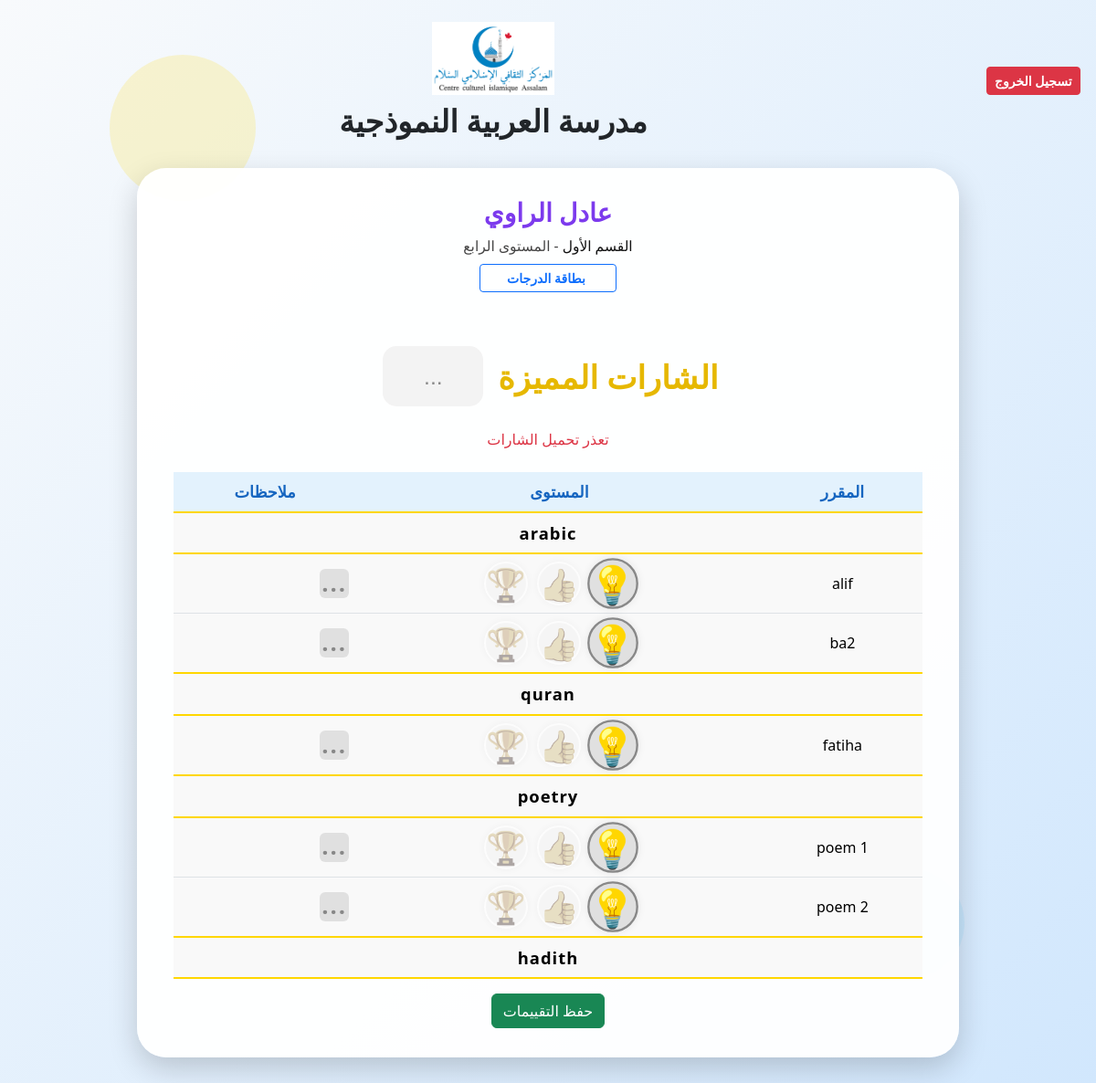
/student_abilities/20/5 (signed in), run on an earlier commit of the app's database.
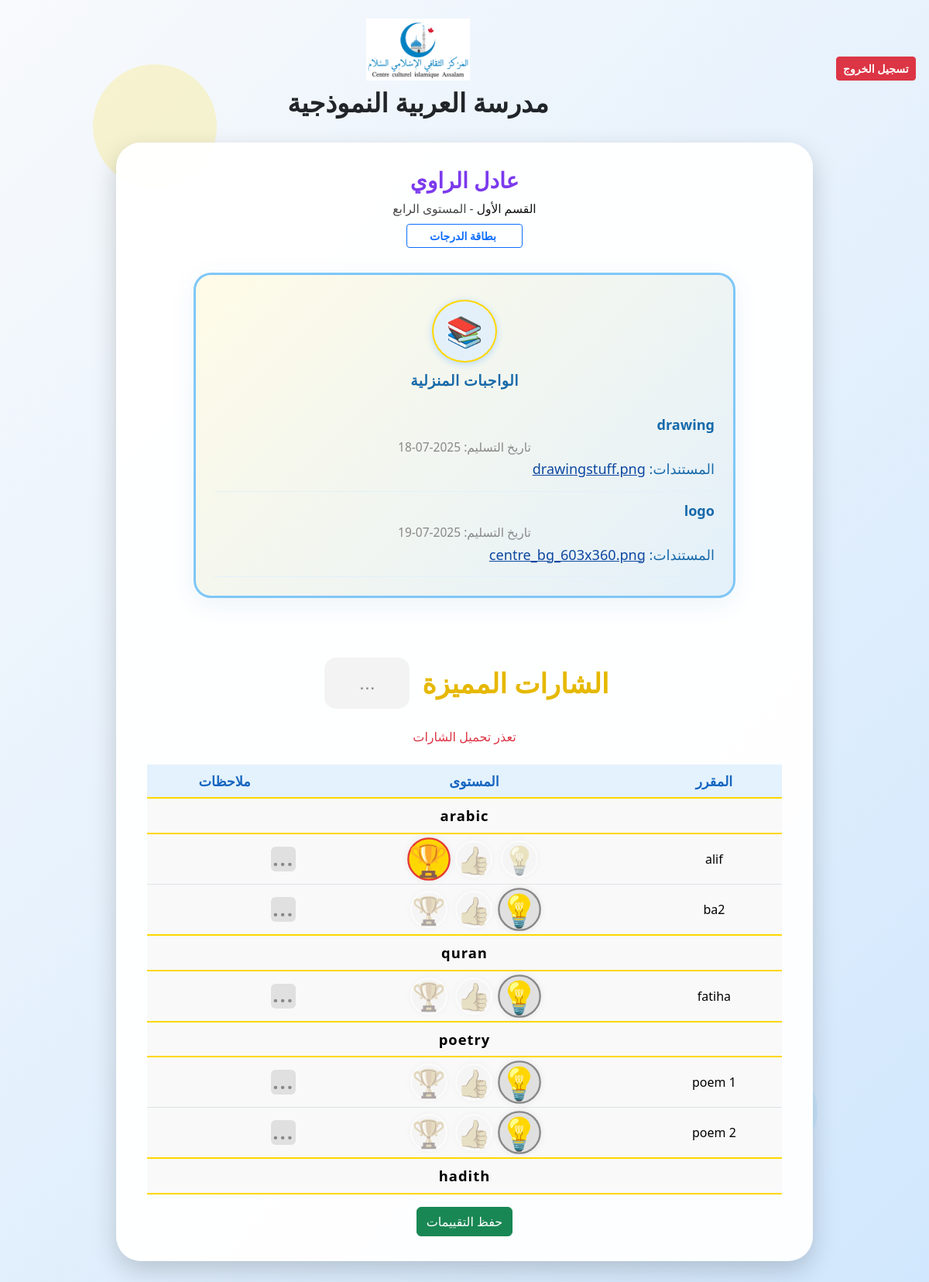
And on a later commit of the database.
### tables this page shows
CREATE TABLE students (
        id INTEGER PRIMARY KEY,
        name TEXT NOT NULL,
        class_id INTEGER,
        email TEXT,
        phone TEXT,
        notes TEXT,
        alerts TEXT
    , date_of_birth TEXT, secondary_email TEXT);

CREATE TABLE classes (
        id INTEGER PRIMARY KEY AUTOINCREMENT,
        name TEXT NOT NULL,
        teacher_id INTEGER,
        local_admin_id INTEGER NOT NULL,
        level_id INTEGER, backup_teacher_id INTEGER, dawra1_pub_start TEXT, dawra1_pub_end TEXT, dawra2_pub_start TEXT, dawra2_pub_end TEXT, dawra3_pub_start TEXT, dawra3_pub_end TEXT, year_pub_start TEXT, year_pub_end TEXT,
        FOREIGN KEY(teacher_id) REFERENCES teachers(id),
        FOREIGN KEY(local_admin_id) REFERENCES users(id),
        FOREIGN KEY(level_id) REFERENCES levels(id)
    );

CREATE TABLE levels (
        id INTEGER PRIMARY KEY AUTOINCREMENT,
        name TEXT NOT NULL,
        local_admin_id INTEGER NOT NULL,
        FOREIGN KEY(local_admin_id) REFERENCES users(id)
    );

CREATE TABLE curriculum_groups (
        id INTEGER PRIMARY KEY AUTOINCREMENT,
        name TEXT NOT NULL,
        local_admin_id INTEGER NOT NULL, level_id INTEGER,
        FOREIGN KEY(local_admin_id) REFERENCES users(id)
    );

CREATE TABLE curriculum_items (
        id INTEGER PRIMARY KEY AUTOINCREMENT,
        group_id INTEGER NOT NULL,
        name TEXT NOT NULL,
        FOREIGN KEY(group_id) REFERENCES curriculum_groups(id)
    );

CREATE TABLE homework (
        id INTEGER PRIMARY KEY AUTOINCREMENT,
        class_id INTEGER,
        due_date TEXT,
        description TEXT,
        files TEXT,
        created_at TIMESTAMP DEFAULT CURRENT_TIMESTAMP
    );

### main.py (the view, shortened to what this page needs)
@app.route('/student_abilities/<int:student_id>/<int:class_id>', methods=['GET', 'POST'])
def student_abilities(student_id, class_id):
    from flask import session, redirect, url_for
    if 'user_id' not in session:
        return redirect(url_for('login'))
    import sqlite3
    from flask import jsonify
    import os
    import json
    conn = sqlite3.connect('ArabicSchool.db', timeout=10, check_same_thread=False)
    c = conn.cursor()
    info_path = os.path.join(os.path.dirname(__file__), 'school_info.json')
    if os.path.exists(info_path):
        with open(info_path, encoding='utf-8') as f:
            school_info = json.load(f)
    else:
        school_info = {"name": "", "logo": "school_logo.png"}
    c.execute('SELECT name, level_id FROM classes WHERE id=?', (class_id,))
    row = c.fetchone()
    if not row or not row[0] or not row[1]:
        conn.close()
        error_message = 'لم يتم العثور على الصف أو المستوى المطلوب.'
        return render_template('student_abilities.html', school_info=school_info, error_message=error_message)
    class_name = row[0]
    level_id = row[1]
    c.execute('SELECT name FROM levels WHERE id=?', (level_id,))
    level_row = c.fetchone()
    class_level = level_row[0] if level_row else ''
    c.execute('''SELECT cg.id, cg.name FROM curriculum_groups cg WHERE cg.level_id=?''', (level_id,))
    groups = []
    for group_id, group_name in c.fetchall():
        c.execute('''SELECT ci.id, ci.name FROM curriculum_items ci WHERE ci.group_id=?''', (group_id,))
        items = [{'id': cid, 'name': name} for cid, name in c.fetchall()]
        groups.append({'group_name': group_name, 'items': items})
    c.execute('SELECT curriculum_item_id, level, comment, comment_updated_at, comment_user FROM student_grades WHERE student_id=?', (student_id,))
    rows = c.fetchall()
    scores = {row[0]: row[1] for row in rows}
    comments = {row[0]: row[2] or '' for row in rows}
    comment_meta = {row[0]: {'updated_at': row[3], 'user': row[4]} for row in rows}
    editable = session.get('role') in ('teacher', 'local_admin')
    level_badges = [
        { 'label': 'بحاجة لمتابعة', 'class': 'level-none', 'icon': '💡' },
        { 'label': 'متوسط', 'class': 'level-intermediate', 'icon': '👍' },
        { 'label': 'متميز', 'class': 'level-master', 'icon': '🏆' },
    ]
    c.execute('SELECT name FROM students WHERE id=?', (student_id,))
    row = c.fetchone()
    student_name = row[0] if row else ''
    from datetime import datetime
    today_str = datetime.now().strftime('%Y-%m-%d')
    conn2 = sqlite3.connect('ArabicSchool.db', timeout=10, check_same_thread=False)
    c2 = conn2.cursor()
    c2.execute('SELECT id, due_date, description, files FROM homework WHERE class_id=? AND due_date >= ? ORDER BY due_date ASC', (class_id, today_str))
    homework_rows = c2.fetchall()
    conn2.close()
    homeworks = []
    for row in homework_rows:
        files = []
        if row[3]:
            try:
                files = row[3].split(';')
            except Exception:
                files = []
        homeworks.append({
            'id': row[0],
            'due_date': row[1],
            'description': row[2],
            'files': files
        })
    return render_template('student_abilities.html', school_info=school_info, groups=groups, scores=scores, comments=comments, comment_meta=comment_meta, editable=editable, level_badges=level_badges, student_name=student_name, student_id=student_id, class_id=class_id, class_name=class_name, class_level=class_level, homeworks=homeworks)

### templates/student_abilities.html (shortened to what this page needs)
<!DOCTYPE html>
<html lang="ar" dir="rtl">
<head>
    <link href="https://cdn.jsdelivr.net/npm/bootstrap@5.3.3/dist/css/bootstrap.min.css" rel="stylesheet">
</head>
<body>
    {% if error_message %}
    <div class="alert alert-danger text-center mt-5" role="alert" style="font-size:1.3rem;">
        {{ error_message }}
    </div>
    {% else %}
    <div class="d-flex justify-content-between align-items-center mb-4" style="padding-top: 24px;">
        <div class="text-start" style="min-width:120px;">
            <a href="/logout" class="btn btn-danger btn-sm" style="font-weight:bold; min-width:100px;">تسجيل الخروج</a>
        </div>
        <div class="text-center w-100">
            <img src="/static/{{ school_info.logo }}" alt="شعار المدرسة" style="max-height: 80px; margin-bottom: 8px;">
            <h1 style="font-size:2.1rem; font-weight:bold; margin-bottom:0;">{{ school_info.name }}</h1>
        </div>
    </div>
    <div class="bg-shape bg-shape1"></div>
    {% endif %}
    <div class="student-card">
        <h3 class="mb-2 text-center" style="color:#1769aa; font-weight:700;">
                     {% if student_name %}
            <span style="font-family:inherit; font-size:inherit; font-weight:inherit; color:#7c3aed;">{{ student_name }}</span>
            {% endif %}
        </h3>
        {% if class_name or class_level %}
        <div class="text-center" style="font-size:1.02rem; color:#222; font-weight:500; margin-bottom:1.2rem; display: flex; flex-direction: column; align-items: center; gap: 0.5rem;">
            <span style="font-size:0.97rem; color:#111; font-weight:400;">
              القسم
                {% if class_name %}{{ class_name }}{% endif %}
                {% if class_level %} <span style="color:#444;">-  المستوى
                  {{ class_level }}</span>{% endif %}
            </span>
            <a href="/score_card/{{ student_id }}" target="_blank" class="btn btn-outline-primary btn-sm" style="min-width: 150px; font-weight:600;">
                 بطاقة الدرجات
            </a>
        </div>
        {% endif %}
        {% if homeworks and homeworks|length > 0 %}
        <div class="mb-4 d-flex justify-content-center">
            <div class="info-card w-100" style="max-width:700px; min-height: 220px; display: flex; flex-direction: column; justify-content: flex-start; align-items: center; padding: 2rem 1.5rem 1.5rem 1.5rem; overflow: visible; background: linear-gradient(135deg,#fffbe7 0%,#e3f0fa 100%); box-shadow: 0 8px 32px rgba(23,105,170,0.08); border-radius: 1.4rem;">
                <div class="info-icon" title="واجب منزلي">📚</div>
                <div class="info-label" style="margin-bottom:1.2rem;">الواجبات المنزلية</div>
                <div class="info-content" style="padding:0; overflow-y: auto; max-height: 300px;">
                    <ul class="list-unstyled mb-0" style="padding-right:0;">
                        {% for hw in homeworks %}
                        <li style="border-bottom:1px solid #e3f0fa; padding: 0.7rem 0;">
                            <div style="font-weight:600; color:#1769aa;">{{ hw.description or 'بدون عنوان' }}</div>
                            <div class="info-date" style="margin-bottom:0.2rem;">تاريخ التسليم: {{ hw.due_date }}</div>
                            {% if hw.files and hw.files|length > 0 %}
                            <div style="margin-bottom:0.2rem;">
                                <span style="color:#1769aa;font-weight:500;">المستندات:</span>
                                {% for file in hw.files %}
                                    <a href="/uploads/class_{{ class_id }}/{{ file }}" target="_blank" style="color:#0d47a1;word-break:break-all;">{{ file }}</a>{% if not loop.last %}, {% endif %}
                                {% endfor %}
                            </div>
                            {% endif %}
                        </li>
                        {% endfor %}
                    </ul>
                </div>
            </div>
        </div>
        {% endif %}
        <div class="super-badges-title" style="text-align:center; font-size:2.2rem; font-weight:bold; margin: 32px 0 8px 0; color:#e6b800; display:flex; align-items:center; justify-content:center; gap:18px;">
    <span style="flex:unset; display:flex; align-items:center; gap:10px;">
        <span>الشارات المميزة</span>
        <button id="super-badges-notes-btn" class="super-badge-notes-btn" title="ملاحظات الشارات" type="button" style="padding:0; margin:0; vertical-align:middle; display:flex; align-items:center; justify-content:center;">
    <span id="super-badges-notes-icon" style="font-size:1.55rem; min-width:110px; min-height:66px; padding:10px 21px; border-radius:15px; background:#ffeaea; color:#e53935; font-weight:bold; display:flex; align-items:center; justify-content:center; text-align:center;">...</span>
</button>
    </span>
</div>
        <div id="super-badges-row" class="super-badges-row"></div>
        <table class="table curriculum-table" id="abilities-table">
            <thead>
                <tr>
                    <th>المقرر</th>
                    <th>المستوى</th>
                    <th>ملاحظات</th>
                </tr>
            </thead>
            <tbody>
                {% for group in groups %}
                    <tr class="category-header"><td colspan="3">{{ group.group_name }}</td></tr>
                    {% for item in group["items"] %}
                    <tr>
                        <td>{{ item.name }}</td>
                        <td>
                            {% if editable %}
                                <div class="badge-levels ability-badges" data-course-id="{{ item.id }}">
                                    {% for badge in level_badges %}
                                    <span class="badge-icon{% if scores[item.id]|default(0)==loop.index0 %} selected {{ badge.class }}{% endif %}" data-level="{{ loop.index0 }}" data-course-id="{{ item.id }}">{{ badge.icon }}</span>
                                    {% endfor %}
                                </div>
                            {% endif %}
                        </td>
                        <td>
                            <button type="button" class="btn btn-sm comment-btn d-flex align-items-center justify-content-center"
                                style="width:32px;height:32px;border-radius:6px;padding:0;background: {{ comments[item.id]|default('') and '#ffcdd2' or '#e0e0e0' }}; color: {{ comments[item.id]|default('') and '#b71c1c' or '#888' }}; border: none; outline: none; font-size: 1.3rem; font-weight: bold;"
                                data-course-id="{{ item.id }}"
                                data-comment="{{ comments[item.id]|default('')|e }}">
                                {% if comments[item.id]|default('') %}
                                    <span style="font-family: 'Cairo', 'Tahoma', Arial, sans-serif;">م</span>
                                {% else %}
                                    <span style="font-size:1.6rem;letter-spacing:2px;">...</span>
                                {% endif %}
                            </button>
                        </td>
                    </tr>
                    {% endfor %}
                {% endfor %}
            </tbody>
        </table>
        {% if editable %}
        <div class="text-center">
            <button class="btn btn-success" id="save-abilities-btn">حفظ التقييمات</button>
        </div>
        {% endif %}
    </div>
</body>
</html>

What changed in the data, as far as the page shows it:
added homework: description "drawing", due_date "2025-07-18", files "drawingstuff.png"
added homework: description "logo", due_date "2025-07-19", files "centre_bg_603x360.png"
Also different on the page:
text now shown: "📚 الواجبات المنزلية"
